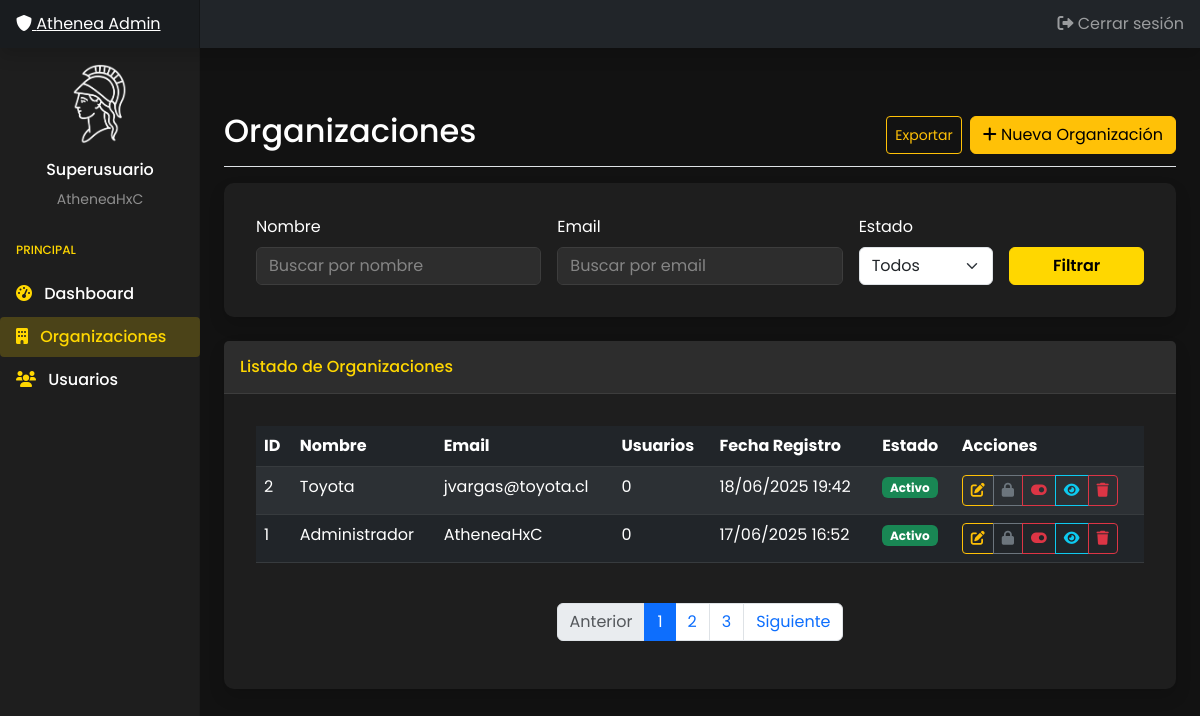
Before: /panel/organizaciones/ (signed in) with the older database file.
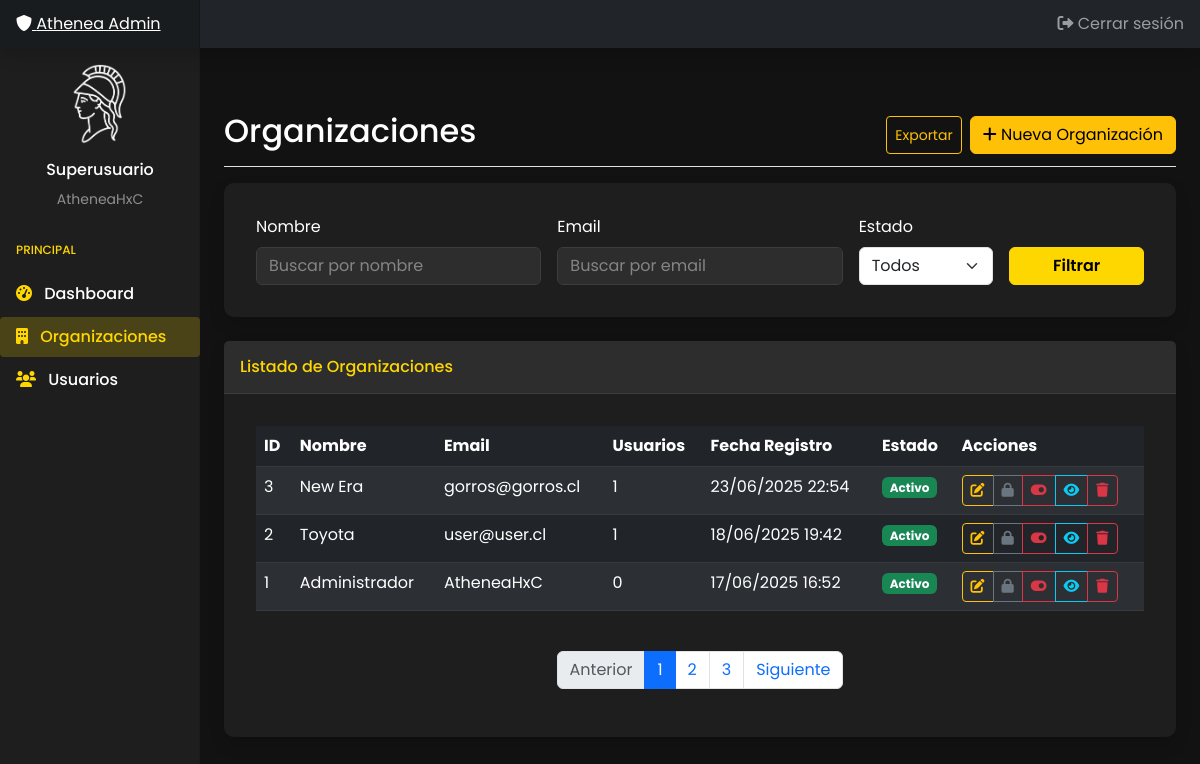
After: the same page with the newer database file.
### organizaciones/models.py (models this page shows, shortened)
class Organizacion(AbstractUser):
    username = None  # No usamos username, usamos email para login
    nombre = models.CharField(max_length=100, verbose_name="Nombre de la Organización")
    nombre_encargado = models.CharField(max_length=100, default='', verbose_name="Nombre del Encargado")
    tipo_giro = models.CharField(max_length=100, default='', verbose_name="Tipo de Giro")
    email = models.EmailField(unique=True, verbose_name="Correo Electrónico")
    telefono = models.CharField(max_length=20, default='', verbose_name="Teléfono de Contacto")
    rut = models.CharField(max_length=20, default='', verbose_name="RUT o Identificación Tributaria")
    direccion = models.CharField(max_length=200, default='', verbose_name="Dirección Física")
    comuna = models.CharField(max_length=100, default='', verbose_name="Comuna")
    region = models.CharField(max_length=100, default='', verbose_name="Región")
    logo = models.ImageField(upload_to='logos/', null=True, blank=True, verbose_name="Logo")
    fecha_registro = models.DateTimeField(auto_now_add=True, verbose_name="Fecha de Registro")
    fecha_creacion = models.DateTimeField(null=True, blank=True, verbose_name="Fecha de Creación")
    activo = models.BooleanField(default=False, verbose_name="Activo")
    db_name = models.CharField(max_length=100, null=True, blank=True, verbose_name="Nombre de Base de Datos")
    groups = models.ManyToManyField(
        'auth.Group',
        verbose_name='groups',
        blank=True,
        help_text='Los grupos a los que pertenece esta organización.',
        related_name='organizacion_set',
        related_query_name='organizacion',
    )
    user_permissions = models.ManyToManyField(
        'auth.Permission',
        verbose_name='user permissions',
        blank=True,
        help_text='Permisos específicos para esta organización.',
        related_name='organizacion_set',
        related_query_name='organizacion',
    )
    USERNAME_FIELD = 'email'  # Campo para identificar al usuario en el login
    REQUIRED_FIELDS = ['nombre']  # Campos requeridos al crear un superusuario
    objects = OrganizacionManager()
    class Meta:
        verbose_name = "Organización"
        verbose_name_plural = "Organizaciones"

### organizaciones/admin_views.py (the view)
# urls.py: path('organizaciones/', admin_views.admin_organizaciones, name='admin_organizaciones'),
@login_required
@user_passes_test(is_superuser)
def admin_organizaciones(request):
    organizaciones = Organizacion.objects.all().order_by('-fecha_registro')
    context = {
        'organizaciones': organizaciones,
    }
    return render(request, 'admin/organizaciones.html', context)

### organizaciones/admin_views.py (called while the page is built)
def is_superuser(user):
    return user.is_superuser

### templates/admin/organizaciones.html (shortened to what the changed rows need)
{% extends 'admin/base.html' %}
{% block content %}
<div class="d-flex justify-content-between flex-wrap flex-md-nowrap align-items-center pt-3 pb-2 mb-3 border-bottom">
    <h1 class="h2 text-white">Organizaciones</h1>
</div>
<div class="card shadow mb-4">
    <div class="card-body">
        <div class="table-responsive">
            <table class="table table-dark table-striped table-hover">
                <thead>
                    <tr>
                        <th>ID</th>
                        <th>Nombre</th>
                        <th>Email</th>
                        <th>Usuarios</th>
                        <th>Fecha Registro</th>
                        <th>Estado</th>
                        <th>Acciones</th>
                    </tr>
                </thead>
                <tbody>
                    {% for org in organizaciones %}
                    <tr>
                        <td>{{ org.id }}</td>
                        <td>{{ org.nombre }}</td>
                        <td>{{ org.email }}</td>
                        <td>{{ org.usuarios.count }}</td>
                        <td>{{ org.fecha_registro|date:"d/m/Y H:i" }}</td>
                        <td>
                            {% if org.activo %}
                            <span class="badge bg-success">Activo</span>
                            {% else %}
                            <span class="badge bg-danger">Inactivo</span>
                            {% endif %}
                        </td>
                        <td>
                            <div class="btn-group">
                                <button type="button" class="btn btn-sm btn-outline-warning" title="Editar" onclick="editarOrganizacion({{ org.id }})">
                                    <i class="fas fa-edit"></i>
                                </button>
                                <button type="button" class="btn btn-sm btn-outline-secondary" title="Cambiar contraseña" onclick="abrirModalPassword({{ org.id }})">
                                    <i class="fas fa-lock"></i>
                                </button>
                                <button type="button" class="btn btn-sm {% if org.activo %}btn-outline-danger{% else %}btn-outline-success{% endif %}"
                                        title="{% if org.activo %}Deshabilitar{% else %}Habilitar{% endif %}"
                                        onclick="confirmarToggleEstado({{ org.id }}, '{{ org.nombre }}', {{ org.activo|yesno:'true,false' }})">
                                    <i class="fas {% if org.activo %}fa-toggle-on{% else %}fa-toggle-off{% endif %}"></i>
                                </button>
                                <button type="button" class="btn btn-sm btn-outline-info" title="Ver detalles" onclick="verDetalles({{ org.id }})">
                                    <i class="fas fa-eye"></i>
                                </button>
                                <button type="button" class="btn btn-sm btn-outline-danger" title="Eliminar" onclick="confirmarEliminar({{ org.id }}, '{{ org.nombre }}')">
                                    <i class="fas fa-trash"></i>
                                </button>
                            </div>
                        </td>
                    </tr>
                    {% empty %}
                    <tr>
                        <td colspan="7" class="text-center">No hay organizaciones registradas</td>
                    </tr>
                    {% endfor %}
                </tbody>
            </table>
        </div>
    </div>
</div>
{% endblock %}

### templates/admin/base.html (shortened to what this page needs)
<!DOCTYPE html>
<html lang="es">
<head>
    <link href="https://cdn.jsdelivr.net/npm/bootstrap@5.3.0/dist/css/bootstrap.min.css" rel="stylesheet">
    <link rel="stylesheet" href="https://cdnjs.cloudflare.com/ajax/libs/font-awesome/6.0.0/css/all.min.css">
    {% load static %}
    <link rel="stylesheet" href="{% static 'css/styles.css' %}">
</head>
<body>
    <nav class="navbar navbar-dark sticky-top bg-dark flex-md-nowrap p-0 shadow">
        <a class="navbar-brand col-md-3 col-lg-2 me-0 px-3" href="{% url 'admin_dashboard' %}">
            <i class="fas fa-shield-alt"></i> Athenea Admin
        </a>
        <div class="navbar-nav">
            <div class="nav-item text-nowrap">
                <a class="nav-link px-3" href="{% url 'logout' %}">
                    <i class="fas fa-sign-out-alt"></i> Cerrar sesión
                </a>
            </div>
        </div>
    </nav>
    <div class="container-fluid">
        <div class="row">
            <nav id="sidebarMenu" class="col-md-3 col-lg-2 d-md-block sidebar collapse">
                <div class="sidebar-sticky pt-3">
                    <div class="text-center mb-4">
                        {% load static %}
                        <img src="{% static 'img/logo/logo.png' %}" alt="Athenea Logo" class="img-fluid mb-3" style="max-height: 80px; object-fit: cover; object-position: top; display: block; margin: 0 auto;">
                        <h6 class="text-white">Superusuario</h6>
                        <small class="text-white-50">{{ request.user.email }}</small>
                    </div>
                    <h6 class="sidebar-heading">Principal</h6>
                    <ul class="nav flex-column">
                        <li class="nav-item">
                            <a class="nav-link {% if request.path == '/panel/' %}active{% endif %}" href="{% url 'admin_dashboard' %}">
                                <i class="fas fa-tachometer-alt"></i>
                                Dashboard
                            </a>
                        </li>
                        <li class="nav-item">
                            <a class="nav-link {% if '/panel/organizaciones/' in request.path %}active{% endif %}" href="{% url 'admin_organizaciones' %}">
                                <i class="fas fa-building"></i>
                                Organizaciones
                            </a>
                        </li>
                        <li class="nav-item">
                            <a class="nav-link {% if '/panel/usuarios/' in request.path %}active{% endif %}" href="{% url 'admin_usuarios' %}">
                                <i class="fas fa-users"></i>
                                Usuarios
                            </a>
                        </li>
                    </ul>
                </div>
            </nav>
            <main class="col-md-9 ms-sm-auto col-lg-10 px-md-4">
                {% block content %}{% endblock %}
            </main>
        </div>
    </div>
</body>
</html>

Changed rows visible on the page:
added Organizacion: id "3", nombre "New Era", email "gorros@gorros.cl", usuarios.count "1", fecha_registro "23/06/2025 22:54", activo "Activo"
changed Organizacion "Toyota": email "jvargas@toyota.cl" → "user@user.cl"; usuarios.count "0" → "1"
